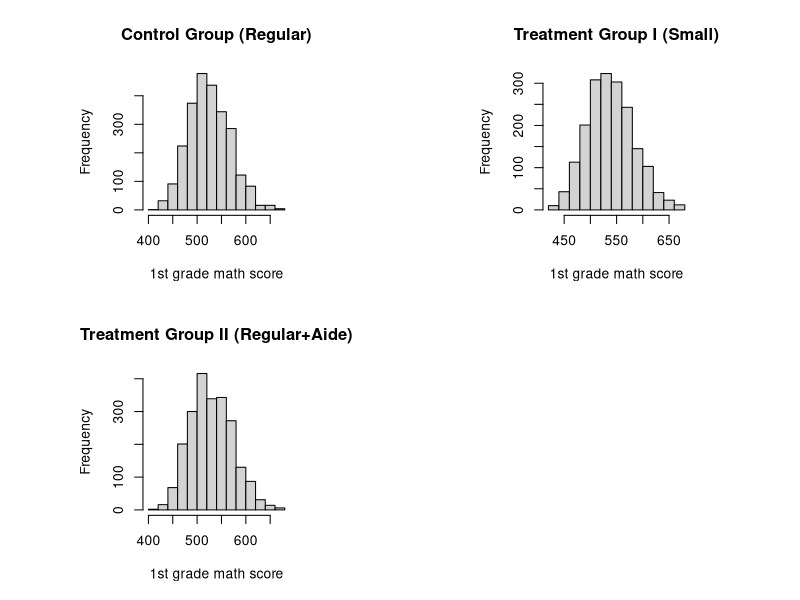
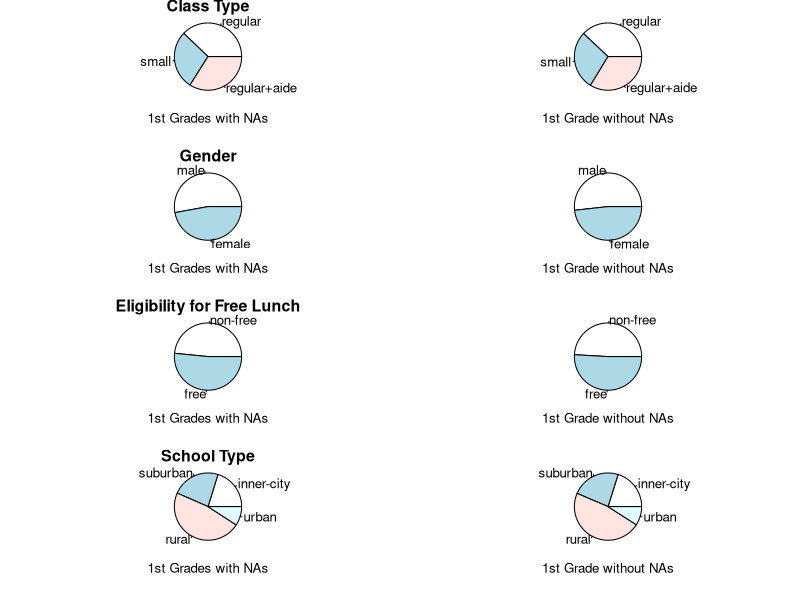
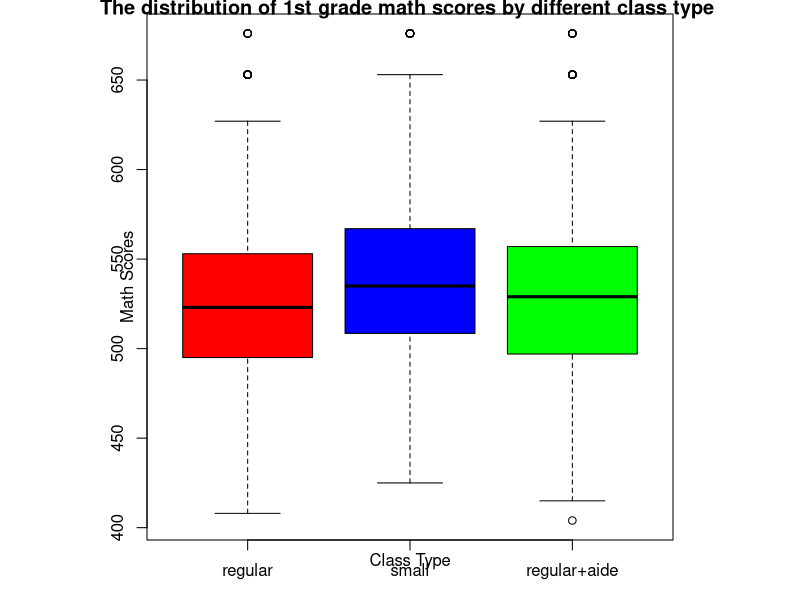
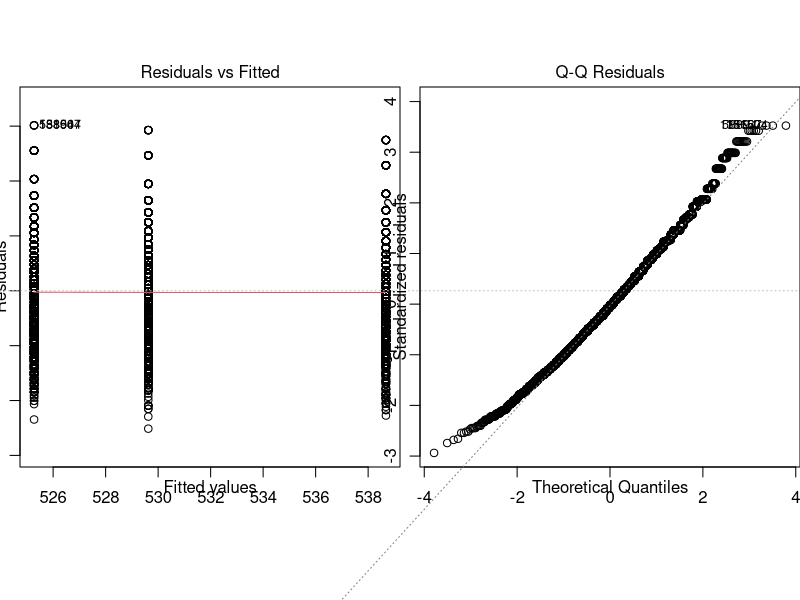
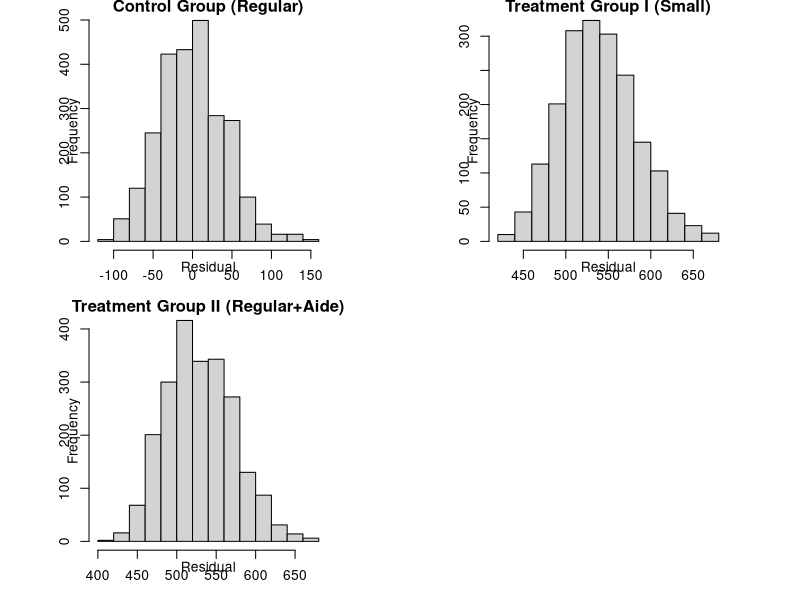

Source code (R) for these figures, in order:
## ---- chunk 1
knitr::opts_chunk$set(echo = FALSE)
## ---- chunk 2
library(AER)
library(kableExtra)
library(tidyverse)
data("STAR")
## ---- chunk 3
STAR$star1 <- as.factor(STAR$star1)
# create a subset for 1st grade with removing all the NA data in star1 and math1
subset1 <- subset(STAR, (!is.na(STAR$star1))&(!is.na(STAR$math1)))
# create a subset for 1st grade with removing all the NA data in star1 and keep NA in math1
subset1_NA <- subset(STAR, (!is.na(STAR$star1))&(is.na(STAR$math1)))
## ---- chunk 4
par(mfrow=c(2,2), pty="s", xpd = NA)
hist(subset1$math1[subset1$star1=='regular'], main='Control Group (Regular)', xlab='1st grade math score')
hist(subset1$math1[subset1$star1=='small'], main='Treatment Group I (Small)', xlab='1st grade math score')
hist(subset1$math1[subset1$star1=='regular+aide'], main='Treatment Group II (Regular+Aide)', xlab='1st grade math score')
## ---- chunk 5
# par(mfrow=c(2,2), mar = c(4,3.5,1,1.5), mgp=c(1.5,0.5,0), cex = 0.8, pty="s")
par(mfrow=c(4,2), mar = c(3,1,0.7,0), mgp=c(0.5,1,0), cex = 0.8, pty="s") 
pie(table(STAR$star1), xlab='1st Grades with NAs')
title("Class Type")
pie(table(subset1$star1), xlab='1st Grade without NAs')
pie(table(STAR$gender), xlab='1st Grades with NAs')
title("Gender")
pie(table(subset1$gender), xlab='1st Grade without NAs')
pie(table(STAR$lunch1), xlab='1st Grades with NAs')
title("Eligibility for Free Lunch")
pie(table(subset1$lunch1), xlab='1st Grade without NAs')
pie(table(STAR$school1), xlab='1st Grades with NAs')
title("School Type")
pie(table(subset1$school1), xlab='1st Grade without NAs')
## ---- chunk 6
par(mfrow=c(1,1))
boxplot(subset1$math1~subset1$star1, main='The distribution of 1st grade math scores by different class type ',xlab='Class Type', ylab='Math Scores',col=(c('red','blue','green')))
## ---- chunk 7
subset1 %>% group_by("Class Type" = star1) %>% summarise(Count = n(),
                                                         "Min." = min(math1),
                                          "1st Qu." = quantile(math1, 0.25),
                                          Mean = mean(math1),
                                          Median = median(math1),
                                          "3rd Qu." = quantile(math1, 0.25),
                                          "Max." = max(math1)) %>%
  kable() %>%
  kable_styling(full_width = F)
## ---- chunk 8
fm1.anova = aov(math1 ~ star1, data = subset1)
summary(fm1.anova)
## ---- chunk 9
subset1$res.abs = abs(fm1.anova$residuals)
summary(aov(res.abs~star1, data=subset1))
## ---- chunk 10
par(mfrow=c(1,2), pty="s")
plot(fm1.anova, which=1)
plot(fm1.anova, which=2)
## ---- chunk 11
par(mfrow=c(2,2), pty="s", xpd = NA)
hist(fm1.anova$residuals[subset1$star1=='regular'], main='Control Group (Regular)', xlab='Residual')
hist(subset1$math1[subset1$star1=='small'], main='Treatment Group I (Small)', xlab='Residual')
hist(subset1$math1[subset1$star1=='regular+aide'], main='Treatment Group II (Regular+Aide)', xlab='Residual')
## ---- chunk 12
alpha = 0.01
m = 3 # number of pairwise differences
B.stat = qt(1-alpha/(2*m), fm1.anova$df.residual)
T.stat = qtukey(1-alpha, length(fm1.anova$coefficients), fm1.anova$df.residual)
S.stat = sqrt(length(fm1.anova$coefficients)-1)*qf(1-alpha,length(fm1.anova$coefficients)-1, fm1.anova$df.residual)
## ---- chunk 13
fm1 <- lm(math1 ~ star1, data = subset1)
u1 <- fm1.anova$coefficients[1]
u2 <- fm1.anova$coefficients[1] + fm1.anova$coefficients[2]
u3 <- fm1.anova$coefficients[1] + fm1.anova$coefficients[3]

n1 = length(subset1$math1[subset1$star1=='regular'])
n2 = length(subset1$math1[subset1$star1=='small'])
n3 = length(subset1$math1[subset1$star1=='regular+aide'])

sd1 = summary(fm1.anova)$sig*sqrt(1/n1)
sd2 = summary(fm1.anova)$sig*sqrt(1/n2)
sd3 = summary(fm1.anova)$sig*sqrt(1/n3)

D12 = fm1.anova$coefficients[2]
sd12 = summary(fm1)$sig*sqrt(1/n1 + 1/n2)

D13 = fm1.anova$coefficients[3]
sd13 = summary(fm1)$sig*sqrt(1/n1 + 1/n3)

D23 = fm1.anova$coefficients[2] - fm1.anova$coefficients[3]
sd23 = summary(fm1)$sig*sqrt(1/n2 + 1/n3)

# Bonferroni CI
BCI=matrix(0,3,2)
BCI[1,] = c(D12 - B.stat*sd12, D12 + B.stat*sd12) # 99% Bonferroni Correction CI of diff between regular and small
BCI[2,] = c(D13 - B.stat*sd13, D13 + B.stat*sd13) # 99% Bonferroni Correction CI of diff between regular and aide
BCI[3,] = c(D23 - B.stat*sd23, D23 + B.stat*sd23)
rownames(BCI) = c("Regular vs Small", "Regular vs Aide", "Small vs Aide")
colnames(BCI) = c("Lower", "Upper")

BCI %>%
  kable() %>%
  kable_styling(full_width = F)
## ---- chunk 14
sessionInfo()
